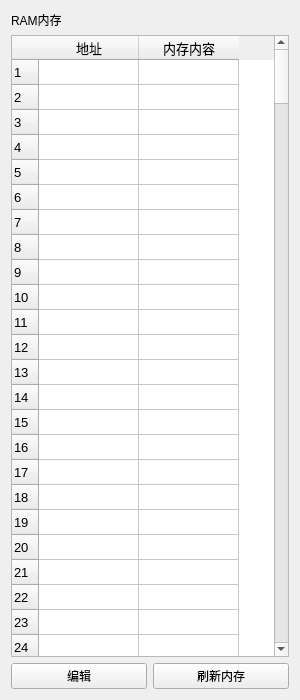
<?xml version="1.0" encoding="UTF-8"?>
<ui version="4.0">
 <class>RAMCheck</class>
 <widget class="QWidget" name="RAMCheck">
  <property name="geometry">
   <rect>
    <x>0</x>
    <y>0</y>
    <width>300</width>
    <height>700</height>
   </rect>
  </property>
  <property name="windowTitle">
   <string>RAM查看</string>
  </property>
  <property name="windowIcon">
   <iconset>
    <normalon>:/ramCheckPannelIcon.png</normalon>
   </iconset>
  </property>
  <layout class="QGridLayout" name="gridLayout_2">
   <item row="3" column="1">
    <widget class="QPushButton" name="freshRam">
     <property name="text">
      <string>刷新内存</string>
     </property>
    </widget>
   </item>
   <item row="3" column="0">
    <widget class="QPushButton" name="editRam">
     <property name="text">
      <string>编辑</string>
     </property>
    </widget>
   </item>
   <item row="1" column="0">
    <widget class="QLabel" name="RAMCheckTitle">
     <property name="text">
      <string>RAM内存</string>
     </property>
    </widget>
   </item>
   <item row="2" column="0" colspan="2">
    <widget class="QTableWidget" name="RAMTable">
     <property name="font">
      <font>
       <pointsize>10</pointsize>
       <stylestrategy>PreferAntialias</stylestrategy>
      </font>
     </property>
     <property name="cursor" stdset="0">
      <cursorShape>IBeamCursor</cursorShape>
     </property>
     <property name="lineWidth">
      <number>4</number>
     </property>
     <property name="midLineWidth">
      <number>0</number>
     </property>
     <property name="horizontalScrollBarPolicy">
      <enum>Qt::ScrollBarAlwaysOff</enum>
     </property>
     <property name="sizeAdjustPolicy">
      <enum>QAbstractScrollArea::AdjustIgnored</enum>
     </property>
     <property name="autoScroll">
      <bool>true</bool>
     </property>
     <property name="autoScrollMargin">
      <number>10</number>
     </property>
     <property name="editTriggers">
      <set>QAbstractItemView::NoEditTriggers</set>
     </property>
     <property name="tabKeyNavigation">
      <bool>false</bool>
     </property>
     <property name="showDropIndicator" stdset="0">
      <bool>false</bool>
     </property>
     <property name="dragDropOverwriteMode">
      <bool>false</bool>
     </property>
     <property name="gridStyle">
      <enum>Qt::SolidLine</enum>
     </property>
     <property name="sortingEnabled">
      <bool>false</bool>
     </property>
     <property name="wordWrap">
      <bool>true</bool>
     </property>
     <property name="rowCount">
      <number>256</number>
     </property>
     <attribute name="horizontalHeaderMinimumSectionSize">
      <number>40</number>
     </attribute>
     <attribute name="horizontalHeaderDefaultSectionSize">
      <number>100</number>
     </attribute>
     <attribute name="verticalHeaderVisible">
      <bool>true</bool>
     </attribute>
     <attribute name="verticalHeaderCascadingSectionResizes">
      <bool>false</bool>
     </attribute>
     <attribute name="verticalHeaderMinimumSectionSize">
      <number>20</number>
     </attribute>
     <attribute name="verticalHeaderDefaultSectionSize">
      <number>25</number>
     </attribute>
     <attribute name="verticalHeaderHighlightSections">
      <bool>false</bool>
     </attribute>
     <attribute name="verticalHeaderShowSortIndicator" stdset="0">
      <bool>false</bool>
     </attribute>
     <attribute name="verticalHeaderStretchLastSection">
      <bool>false</bool>
     </attribute>
     <row/>
     <row/>
     <row/>
     <row/>
     <row/>
     <row/>
     <row/>
     <row/>
     <row/>
     <row/>
     <row/>
     <row/>
     <row/>
     <row/>
     <row/>
     <row/>
     <row/>
     <row/>
     <row/>
     <row/>
     <row/>
     <row/>
     <row/>
     <row/>
     <row/>
     <row/>
     <row/>
     <row/>
     <row/>
     <row/>
     <row/>
     <row/>
     <row/>
     <row/>
     <row/>
     <row/>
     <row/>
     <row/>
     <row/>
     <row/>
     <row/>
     <row/>
     <row/>
     <row/>
     <row/>
     <row/>
     <row/>
     <row/>
     <row/>
     <row/>
     <row/>
     <row/>
     <row/>
     <row/>
     <row/>
     <row/>
     <row/>
     <row/>
     <row/>
     <row/>
     <row/>
     <row/>
     <row/>
     <row/>
     <row/>
     <row/>
     <row/>
     <row/>
     <row/>
     <row/>
     <row/>
     <row/>
     <row/>
     <row/>
     <row/>
     <row/>
     <row/>
     <row/>
     <row/>
     <row/>
     <row/>
     <row/>
     <row/>
     <row/>
     <row/>
     <row/>
     <row/>
     <row/>
     <row/>
     <row/>
     <row/>
     <row/>
     <row/>
     <row/>
     <row/>
     <row/>
     <row/>
     <row/>
     <row/>
     <row/>
     <row/>
     <row/>
     <row/>
     <row/>
     <row/>
     <row/>
     <row/>
     <row/>
     <row/>
     <row/>
     <row/>
     <row/>
     <row/>
     <row/>
     <row/>
     <row/>
     <row/>
     <row/>
     <row/>
     <row/>
     <row/>
     <row/>
     <row/>
     <row/>
     <row/>
     <row/>
     <row/>
     <row/>
     <row/>
     <row/>
     <row/>
     <row/>
     <row/>
     <row/>
     <row/>
     <row/>
     <row/>
     <row/>
     <row/>
     <row/>
     <row/>
     <row/>
     <row/>
     <row/>
     <row/>
     <row/>
     <row/>
     <row/>
     <row/>
     <row/>
     <row/>
     <row/>
     <row/>
     <row/>
     <row/>
     <row/>
     <row/>
     <row/>
     <row/>
     <row/>
     <row/>
     <row/>
     <row/>
     <row/>
     <row/>
     <row/>
     <row/>
     <row/>
     <row/>
     <row/>
     <row/>
     <row/>
     <row/>
     <row/>
     <row/>
     <row/>
     <row/>
     <row/>
     <row/>
     <row/>
     <row/>
     <row/>
     <row/>
     <row/>
     <row/>
     <row/>
     <row/>
     <row/>
     <row/>
     <row/>
     <row/>
     <row/>
     <row/>
     <row/>
     <row/>
     <row/>
     <row/>
     <row/>
     <row/>
     <row/>
     <row/>
     <row/>
     <row/>
     <row/>
     <row/>
     <row/>
     <row/>
     <row/>
     <row/>
     <row/>
     <row/>
     <row/>
     <row/>
     <row/>
     <row/>
     <row/>
     <row/>
     <row/>
     <row/>
     <row/>
     <row/>
     <row/>
     <row/>
     <row/>
     <row/>
     <row/>
     <row/>
     <row/>
     <row/>
     <row/>
     <row/>
     <row/>
     <row/>
     <row/>
     <row/>
     <row/>
     <row/>
     <row/>
     <row/>
     <row/>
     <row/>
     <row/>
     <row/>
     <row/>
     <row/>
     <row/>
     <row/>
     <row/>
     <row/>
     <row/>
     <row/>
     <row/>
     <row/>
     <row/>
     <row/>
     <row/>
     <column>
      <property name="text">
       <string>地址</string>
      </property>
      <property name="textAlignment">
       <set>AlignCenter</set>
      </property>
     </column>
     <column>
      <property name="text">
       <string>内存内容</string>
      </property>
      <property name="textAlignment">
       <set>AlignCenter</set>
      </property>
     </column>
    </widget>
   </item>
  </layout>
 </widget>
 <resources/>
 <connections/>
</ui>
